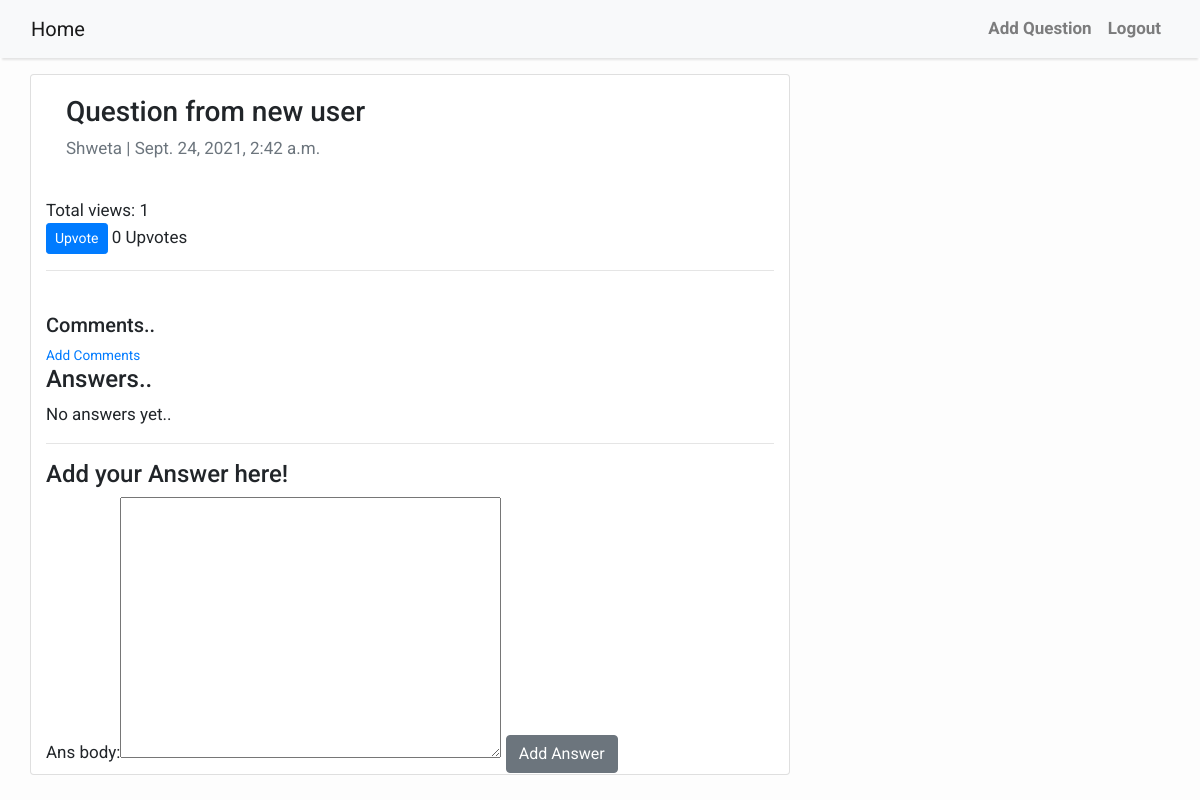
Before: /4 (signed in) with the older database file.
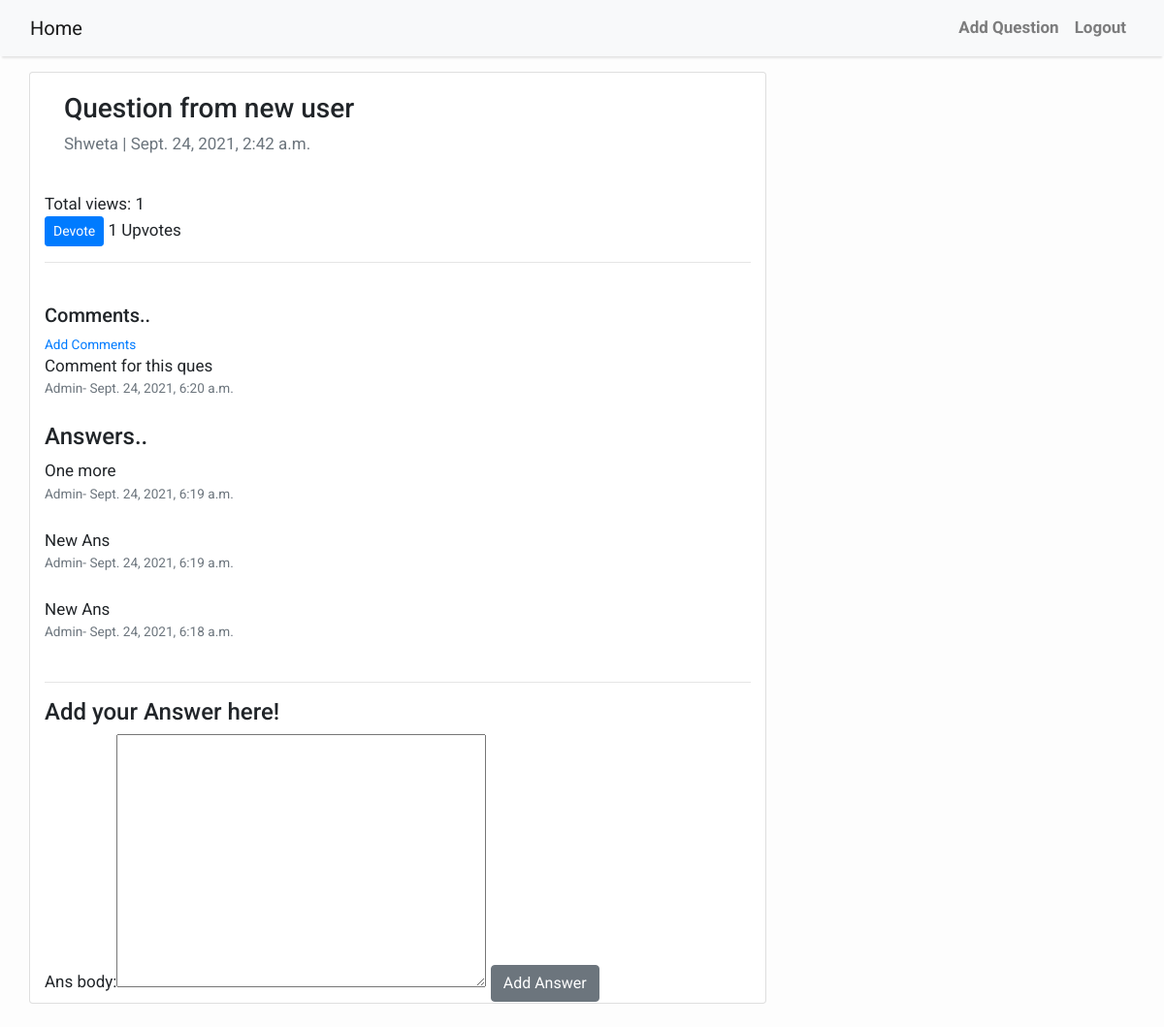
After: the same page with the newer database file.
### Post/models.py (models this page shows, shortened)
class question(models.Model):
    Que_text = models.TextField()
    Que_author = models.ForeignKey(User, on_delete= models.CASCADE)
    Que_created_on = models.DateTimeField(auto_now_add=True)
    Upvotes_Que = models.ManyToManyField(User,related_name = 'Qupvotes', null=True, blank=True)
    Views = models.ManyToManyField(User,related_name = 'Qviews', null=True, blank=True)
    def total_upvotes(self):
        return self.Upvotes_Que.count()
    def total_views(self):
        return self.Views.count()
    class Meta:
        ordering = ['-Que_created_on']

class comment(models.Model):
    question = models.ForeignKey(question, related_name= 'comments',on_delete= models.CASCADE, null=True)
    answer = models.ForeignKey(answer,  related_name= 'comments_ans',on_delete= models.CASCADE, null=True)
    comment_text = models.TextField()
    comment_author = models.ForeignKey(User, on_delete= models.CASCADE)
    comment_created_on = models.DateTimeField(auto_now_add=True)
    class Meta:
        ordering = ['-comment_created_on']

class answer(models.Model):
    question = models.ForeignKey(question, related_name= 'answers', on_delete= models.CASCADE)
    Ans_body = models.TextField()
    Ans_author = models.ForeignKey(User, on_delete= models.CASCADE)
    Ans_created_on = models.DateTimeField(auto_now_add=True)
    class Meta:
        ordering = ['-Ans_created_on']

### Post/views.py (the view)
# urls.py: path('<int:question_id>', views.Q_detail, name="detail"),
def Q_detail(request, question_id):
    obj = get_object_or_404(question, pk=question_id)
    obj.Views.add(request.user)
    is_up = False
    if obj.Upvotes_Que.filter(id=request.user.id).exists():
        is_up = True
    if request.method=='POST':
        form= forms.AddAnswer(request.POST, request.FILES)
        if form.is_valid():
            instance= form.save(commit=False)
            instance.Ans_author = request.user
            instance.question = question.objects.get(pk=question_id)
            instance.save()
            return HttpResponseRedirect(reverse('detail',args=[str(question_id)]))
    else:
        form= forms.AddAnswer()
    context={
        'obj':obj,
        'form': form,
        'is_up': is_up,
        'total_upvotes':obj.total_upvotes(),
        'total_views':obj.total_views(),
    }
    return render(request, 'detail.html',context)

### Post/forms.py
class AddAnswer(forms.ModelForm):
    class Meta:
        model = models.answer
        fields = ['Ans_body']

### Post/templates/detail.html (shortened to what this page needs)
{% extends 'base.html' %}
{% block content %}
<div class="container">
  <div class="row">
    <div class="col-md-8 card mb-4  mt-3 left  top">
      <div class="card-body">
        <h3>{% block title %} {{ obj.Que_text }} {% endblock title %}</h3>
        <p class=" text-muted">{{ obj.Que_author }} | {{ obj.Que_created_on }}</p>
      </div>
      Total views: {{ total_views }}
      {% if user.is_authenticated %}
      <form action="{% url 'upvote' obj.pk %}" method="POST">
        {% if is_up %}
          <button type="submit", name="question_id", value="{{ question_id }}", class="btn btn-primary btn-sm">Devote</button>
        {% else %}
          <button type="submit", name="question_id", value="{{ question_id }}", class="btn btn-primary btn-sm">Upvote</button>
        {% endif %}
        {{ total_upvotes }} Upvotes
      </form>
      {% endif %}
      <hr>
      <br>
      <h5>Comments..</h5>
      {% if user.is_authenticated %}
        <small><a href="{% url 'add_comment_Q' obj.pk  %}">Add Comments</a></small>
      {% else %}
      <small>Login to add comments</small><br>
      {% endif %}
          {% for j in obj.comments.all %}
            {{ j.comment_text }} <br>
            <small class=" text-muted">{{ j.comment_author}}- {{ j.comment_created_on }}</small> <br>
          {% endfor %}
      <h4>Answers..</h4>
      {% if not obj.answers.all %}
          No answers yet..
      {% else %}
          {% for ans in obj.answers.all %}
            {{ ans.Ans_body }} <br>
            <small class=" text-muted">{{ ans.Ans_author}}- {{ ans.Ans_created_on }}</small> <br>
          {% endfor %}
      {% endif %}
      <hr>
      <h4>Add your Answer here!</h4>
        <form method="POST" enctype="multipart/form-data">
            <label for="id_Ans_body">Ans body:</label></th><td><textarea name="Ans_body" cols="40" rows="10" required id="id_Ans_body"></textarea>
            <button class="btn btn-secondary">Add Answer</button>
        </form>
    </div>
  </div>
</div>
{% endblock content %}

### Post/templates/base.html (shortened to what this page needs)
<!DOCTYPE html>
<html>
    <head>
        <link rel="stylesheet" href="https://maxcdn.bootstrapcdn.com/bootstrap/4.0.0/css/bootstrap.min.css"
 />
    </head>
    <body>
        <nav class="navbar navbar-expand-lg navbar-light bg-light shadow" id="mainNav">
            <div class="container-fluid">
                <a class="navbar-brand" href="{% url 'home' %}">Home</a>
                <div class="collapse navbar-collapse" id="navbarResponsive">
                    <ul class="navbar-nav ml-auto">
                        {% if user.is_authenticated %}
                        <li class="nav-item text-black">
                            <a class="nav-link text-black font-weight-bold" href="{% url 'add_question' %}">Add Question</a>
                        </li>
                        <li class="nav-item text-black">
                            <a class="nav-link text-black font-weight-bold" href="{% url 'logout' %}">Logout</a>
                        </li>
                        {% endif %}
                    </ul>
                </div>
            </div>
        </nav>
        {% block content %}
        {% endblock content %}
    </body>
</html>

### Post/templates/base.html (style rules this page uses)
body { font-family: "Roboto", sans-serif; font-size: 17px; background-color: #fdfdfd; }
.shadow { box-shadow: 0 4px 2px -2px rgba(0, 0, 0, 0.1); }

Changed rows visible on the page:
added comment: comment_text "Comment for this ques", comment_author "Admin", comment_created_on "Sept. 24, 2021, 6:20 a.m."
added answer: Ans_body "One more", Ans_author "Admin", Ans_created_on "Sept. 24, 2021, 6:19 a.m."
added answer: Ans_body "New Ans", Ans_author "Admin", Ans_created_on "Sept. 24, 2021, 6:19 a.m."
added answer: Ans_body "New Ans", Ans_author "Admin", Ans_created_on "Sept. 24, 2021, 6:18 a.m."
Other visible differences:
{{ total_upvotes }}: "0" → "1"
text no longer shown: "Upvote No answers yet.."
text now shown: "Devote"
